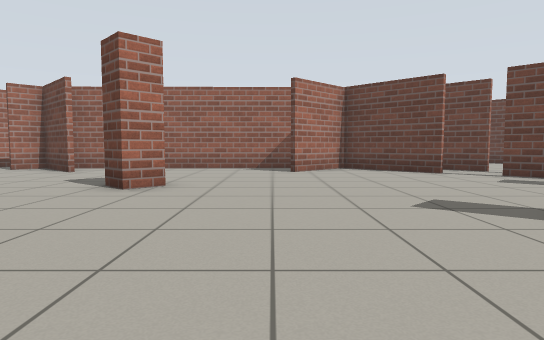
View 1 (above)

16 first-person views from a walk through a world built for the Gazebo simulator. The camera is 0.72 m above the floor, tilts 4° down and sees 75° across. The floor is counted in squares, 1 m on a side. Each view is taken from the middle of a square. On the plan, view 1 faces up. The plan holds only what a view shows up to about 11 squares ahead; the rest is blank.

View 2
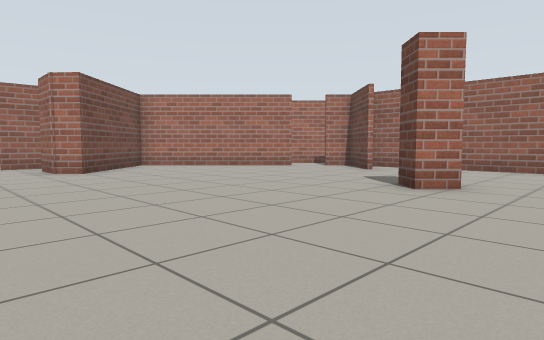

View 3
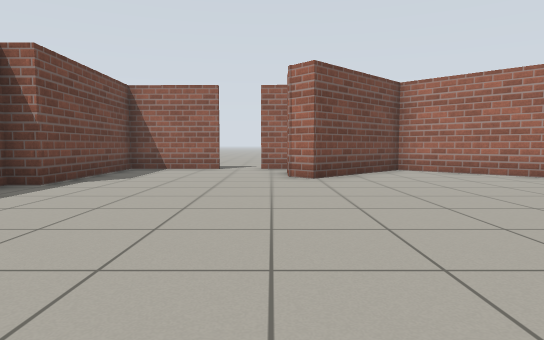

View 4
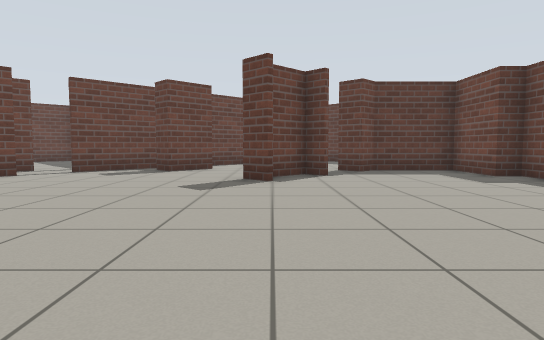

View 5
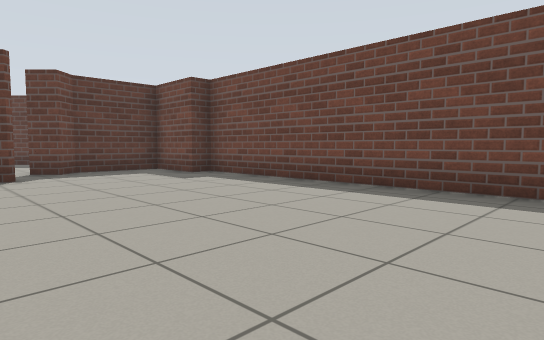

View 6
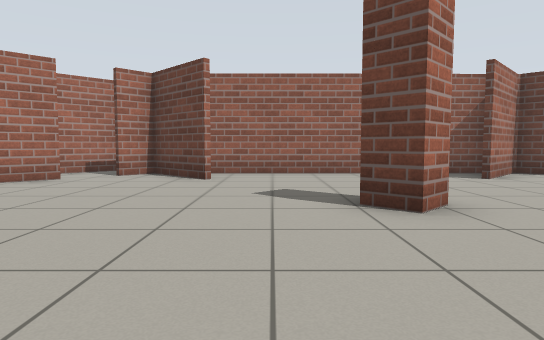

View 7
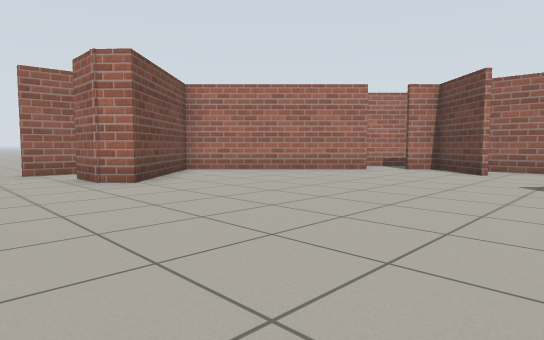

View 8
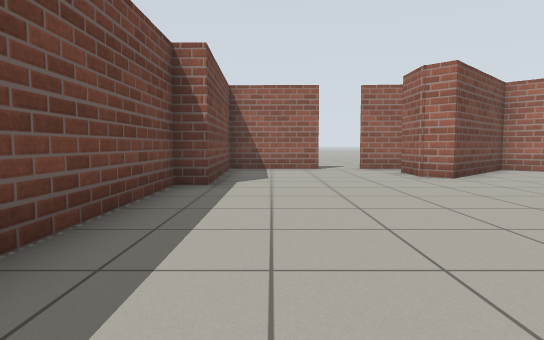

View 9
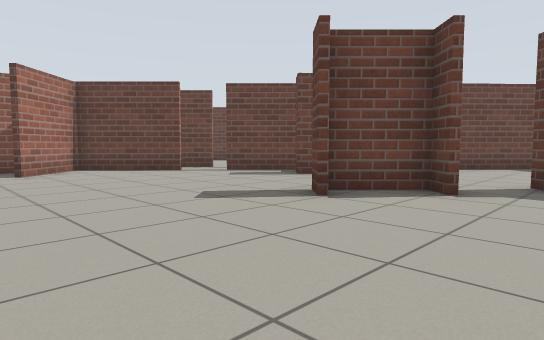

View 10
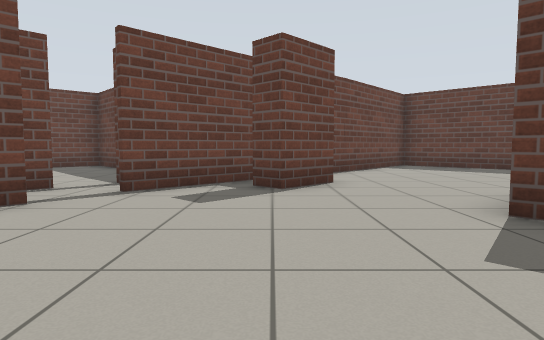

View 11
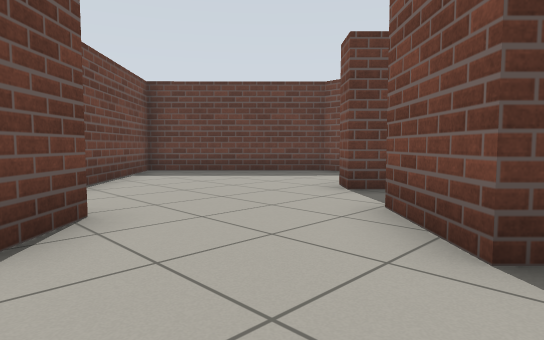

View 12
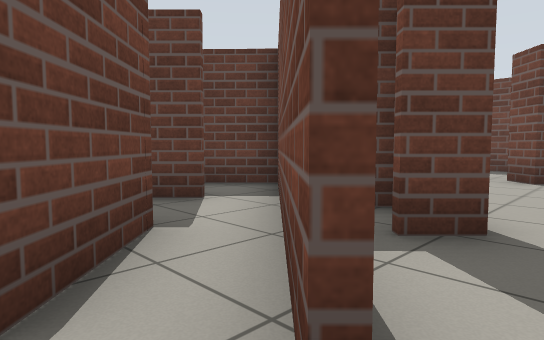

View 13
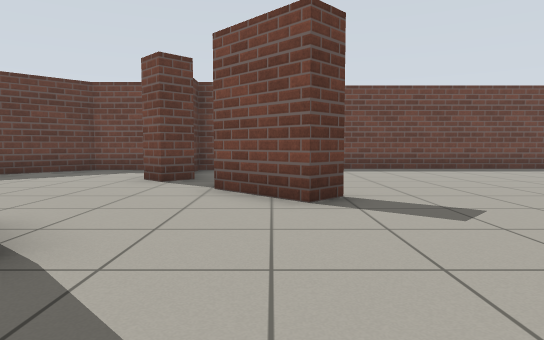

View 14
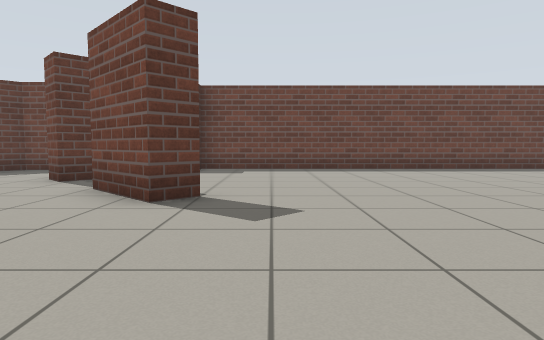

View 15
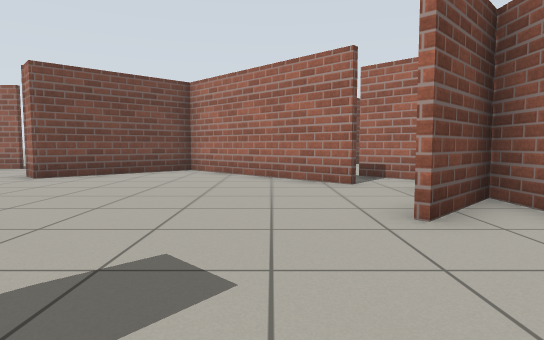

View 16
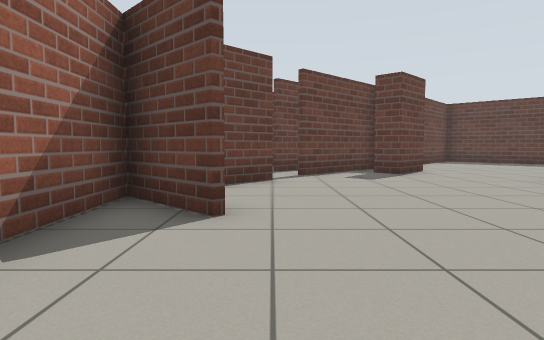

### Floor plan
Points are (right, up) in squares from view 1. A wall is a line through its corners. A room is listed if a view was taken in it or the views show most of it. See-through windows are left out.
Room 1 (views 1, 2, 3, 4, 5, 6, 7, 8, 9, 10, 11, 12, 13, 14, 15, 16)
walls: (-1.8, 6.3) (-2.4, 5.7) (-3, 6.3); (-5.3, 9.3) (-7, 10.9) (-7.6, 10.3); (3, 3.1) (3.5, 3.6) (5, 2.1); (4.3, 1.8) (4.7, 2.2) (3.6, 3.3); (-8.4, 9.5) (-12.3, 5.7) (-9.6, 2.9) (-10.1, 2.4) (-11.4, 2.4); (2.2, 11) (-6.8, 11) (-5.3, 9.5); (4.3, 9) (2.2, 11.1) (0.5, 9.4); (-8.3, 11.9) (-10.3, 10); (5.4, 8.5) (9.5, 4.4); (-12.6, 2.9) (-12.7, 1.7); (6.8, 4.8) (5.7, 5.8) (6.3, 6.3); (-12.7, 0.4) (-12.7, -2.3) (-8.3, -2.1) (-8.3, -2.7) (4.1, -2.7) (4.1, -2.2) (6.1, -2.2) (6.1, 0) (5.6, 0.5) (6.1, 1); (5.9, 9.5) (4.9, 10.5); (7.7, 5.9) (5.3, 8.4); (8, 7.5) (6.5, 8.9)
ways out: opening at (6, 3.5) to room 2; opening at (-13, 1)
Room 2 (no view inside)
walls: (6.1, 1) (6.7, 0.4); (9.6, 4.1) (10.7, 5.2); (7.1, -2.2) (9.1, -2.2) (12.6, 1.4); (12.4, 1.2) (9.2, 4.4)
ways out: opening at (6, 3.5) to room 1

Positions as (right, up) in squares from view 1, and headings:
1: (0, 0), facing up
2: (0, 0), facing up-left
3: (-2, 2), facing left
4: (-4, 3), facing right
5: (-4, 3), facing down-right
6: (-4, 2), facing up
7: (-3, 0), facing up-left
8: (-2, -1), facing left
9: (-1, 0), facing up-right
10: (0, 6), facing right
11: (3, 6), facing down-right
12: (5, 9), facing down-right
13: (4, 8), facing down
14: (2, 8), facing down
15: (-2, 8), facing left
16: (-3, 9), facing right
